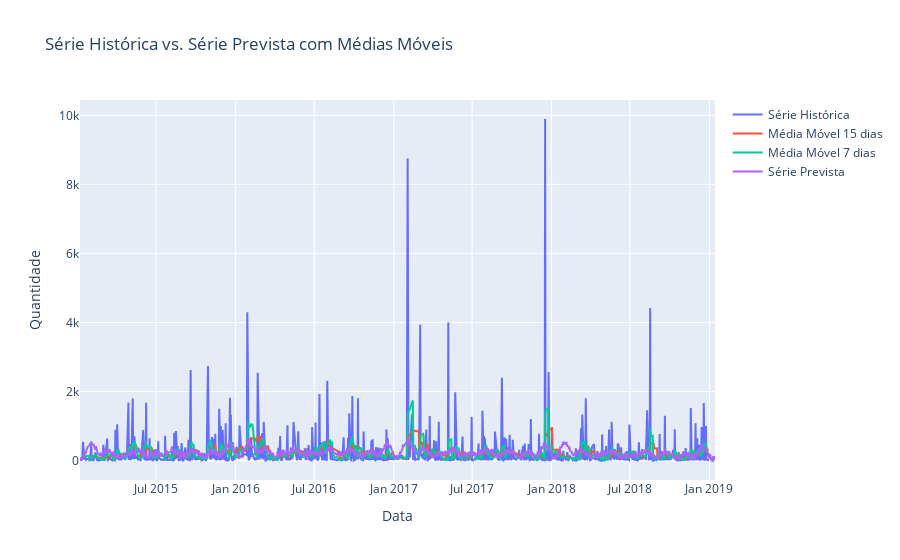

Notebook code cell kept with this figure:
### Code cell
import plotly.graph_objects as go
import pandas as pd
from prophet import Prophet

# Renomear as colunas de acordo com o formato esperado pelo Prophet
df_filtrado_prophet = df_filtrado[['Data', 'Preço']].copy()
df_filtrado_prophet.columns = ['ds', 'y']

# Verificar e remover datas duplicadas na série histórica
df_filtrado_prophet = df_filtrado_prophet[~df_filtrado_prophet.duplicated(subset='ds')]

# Inicializar o modelo Prophet
model_prophet = Prophet()

# Ajustar o modelo aos dados históricos
model_prophet.fit(df_filtrado_prophet)

# Criar um DataFrame com as datas dos próximos 15 dias para a previsão
future_dates = model_prophet.make_future_dataframe(periods=15)

# Fazer a previsão para os próximos 15 dias
forecast = model_prophet.predict(future_dates)

# Adicionar 15 dias ao último ponto de dados observado para prorrogar as médias móveis
last_date = df_filtrado_prophet['ds'].max()
future_dates_mm = pd.date_range(start=last_date + pd.DateOffset(days=1), periods=15)

# Calcular as médias móveis de 15 e 7 dias para todo o período, incluindo os 15 dias a mais
df_filtrado_prophet_extended = pd.concat([df_filtrado_prophet, pd.DataFrame({'ds': future_dates_mm})])
df_filtrado_prophet_extended['MM15'] = df_filtrado_prophet_extended['y'].rolling(window=15).mean()
df_filtrado_prophet_extended['MM7'] = df_filtrado_prophet_extended['y'].rolling(window=7).mean()

# Criar um gráfico de linha com Plotly
fig = go.Figure()

# Adicionar a série histórica
fig.add_trace(go.Scatter(x=df_filtrado_prophet_extended['ds'], y=df_filtrado_prophet_extended['y'], mode='lines', name='Série Histórica'))

# Adicionar a média móvel de 15 dias
fig.add_trace(go.Scatter(x=df_filtrado_prophet_extended['ds'], y=df_filtrado_prophet_extended['MM15'], mode='lines', name='Média Móvel 15 dias'))

# Adicionar a média móvel de 7 dias
fig.add_trace(go.Scatter(x=df_filtrado_prophet_extended['ds'], y=df_filtrado_prophet_extended['MM7'], mode='lines', name='Média Móvel 7 dias'))

# Adicionar a série prevista
fig.add_trace(go.Scatter(x=forecast['ds'], y=forecast['yhat'], mode='lines', name='Série Prevista'))

# Adicionar layout e título
fig.update_layout(title='Série Histórica vs. Série Prevista com Médias Móveis', xaxis_title='Data', yaxis_title='Quantidade')

# Mostrar o gráfico
fig.show()

### Figure 1 — Plotly figure (JSON) as saved in the notebook; plotly's stock layout.template omitted (floating-point values rounded to 4 significant figures; data arrays with more than 128 entries replaced by an {"elided": "..."} marker saying what was removed)
{"data": [{"mode": "lines", "name": "Série Histórica", "type": "scatter", "x": {"elided": "1049 str values"}, "y": {"elided": "1049 float values"}}, {"mode": "lines", "name": "Média Móvel 15 dias", "type": "scatter", "x": {"elided": "1049 str values"}, "y": {"elided": "1049 float values"}}, {"mode": "lines", "name": "Média Móvel 7 dias", "type": "scatter", "x": {"elided": "1049 str values"}, "y": {"elided": "1049 float values"}}, {"mode": "lines", "name": "Série Prevista", "type": "scatter", "x": {"elided": "1049 str values"}, "y": {"elided": "1049 float values"}}], "layout": {"title": {"text": "Série Histórica vs. Série Prevista com Médias Móveis"}, "xaxis": {"title": {"text": "Data"}}, "yaxis": {"title": {"text": "Quantidade"}}}}
